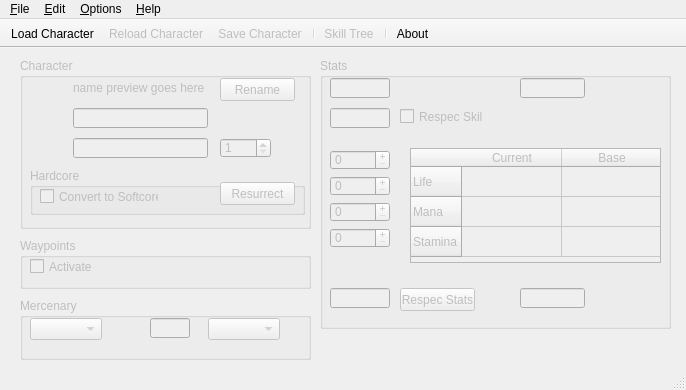
<?xml version='1.0' encoding='UTF-8'?>
<ui version="4.0">
 <class>MedianXLOfflineToolsClass</class>
 <widget class="QMainWindow" name="MedianXLOfflineToolsClass">
  <property name="geometry">
   <rect>
    <x>0</x>
    <y>0</y>
    <width>686</width>
    <height>390</height>
   </rect>
  </property>
  <property name="acceptDrops">
   <bool>true</bool>
  </property>
  <property name="windowIcon">
   <iconset resource="resources/medianxlofflinetools.qrc">
    <normaloff>:/MedianXLOfflineTools/icons/icon.png</normaloff>:/MedianXLOfflineTools/icons/icon.png</iconset>
  </property>
  <property name="unifiedTitleAndToolBarOnMac">
   <bool>true</bool>
  </property>
  <widget class="QWidget" name="centralWidget">
   <widget class="QGroupBox" name="statsGroupBox">
    <property name="enabled">
     <bool>false</bool>
    </property>
    <property name="geometry">
     <rect>
      <x>320</x>
      <y>10</y>
      <width>351</width>
      <height>271</height>
     </rect>
    </property>
    <property name="title">
     <string>Stats</string>
    </property>
    <widget class="QLineEdit" name="freeStatPointsLineEdit">
     <property name="geometry">
      <rect>
       <x>10</x>
       <y>230</y>
       <width>60</width>
       <height>20</height>
      </rect>
     </property>
     <property name="maxLength">
      <number>4</number>
     </property>
     <property name="readOnly">
      <bool>true</bool>
     </property>
    </widget>
    <widget class="QLineEdit" name="freeSkillPointsLineEdit">
     <property name="geometry">
      <rect>
       <x>10</x>
       <y>50</y>
       <width>60</width>
       <height>20</height>
      </rect>
     </property>
     <property name="readOnly">
      <bool>true</bool>
     </property>
    </widget>
    <widget class="QTableWidget" name="statsTableWidget">
     <property name="geometry">
      <rect>
       <x>90</x>
       <y>90</y>
       <width>251</width>
       <height>115</height>
      </rect>
     </property>
     <property name="sizePolicy">
      <sizepolicy hsizetype="Maximum" vsizetype="Maximum">
       <horstretch>0</horstretch>
       <verstretch>0</verstretch>
      </sizepolicy>
     </property>
     <property name="frameShape">
      <enum>QFrame::StyledPanel</enum>
     </property>
     <property name="frameShadow">
      <enum>QFrame::Sunken</enum>
     </property>
     <property name="verticalScrollBarPolicy">
      <enum>Qt::ScrollBarAlwaysOff</enum>
     </property>
     <property name="horizontalScrollBarPolicy">
      <enum>Qt::ScrollBarAlwaysOff</enum>
     </property>
     <property name="autoScroll">
      <bool>true</bool>
     </property>
     <property name="editTriggers">
      <set>QAbstractItemView::NoEditTriggers</set>
     </property>
     <property name="tabKeyNavigation">
      <bool>false</bool>
     </property>
     <property name="showDropIndicator" stdset="0">
      <bool>false</bool>
     </property>
     <property name="alternatingRowColors">
      <bool>false</bool>
     </property>
     <property name="selectionMode">
      <enum>QAbstractItemView::NoSelection</enum>
     </property>
     <property name="gridStyle">
      <enum>Qt::SolidLine</enum>
     </property>
     <property name="cornerButtonEnabled">
      <bool>false</bool>
     </property>
     <attribute name="horizontalHeaderCascadingSectionResizes">
      <bool>false</bool>
     </attribute>
     <attribute name="horizontalHeaderDefaultSectionSize">
      <number>100</number>
     </attribute>
     <attribute name="verticalHeaderCascadingSectionResizes">
      <bool>false</bool>
     </attribute>
     <row>
      <property name="text">
       <string>Life</string>
      </property>
     </row>
     <row>
      <property name="text">
       <string>Mana</string>
      </property>
     </row>
     <row>
      <property name="text">
       <string>Stamina</string>
      </property>
     </row>
     <column>
      <property name="text">
       <string extracomment="life/mana/stamina">Current</string>
      </property>
     </column>
     <column>
      <property name="text">
       <string extracomment="life/mana/stamina">Base</string>
      </property>
     </column>
    </widget>
    <widget class="QLineEdit" name="inventoryGoldLineEdit">
     <property name="geometry">
      <rect>
       <x>10</x>
       <y>20</y>
       <width>60</width>
       <height>20</height>
      </rect>
     </property>
     <property name="readOnly">
      <bool>true</bool>
     </property>
    </widget>
    <widget class="QLineEdit" name="stashGoldLineEdit">
     <property name="geometry">
      <rect>
       <x>200</x>
       <y>20</y>
       <width>65</width>
       <height>20</height>
      </rect>
     </property>
     <property name="readOnly">
      <bool>true</bool>
     </property>
    </widget>
    <widget class="QLineEdit" name="signetsOfLearningEatenLineEdit">
     <property name="geometry">
      <rect>
       <x>200</x>
       <y>230</y>
       <width>65</width>
       <height>20</height>
      </rect>
     </property>
     <property name="readOnly">
      <bool>true</bool>
     </property>
    </widget>
    <widget class="QCheckBox" name="respecSkillsCheckBox">
     <property name="geometry">
      <rect>
       <x>80</x>
       <y>50</y>
       <width>83</width>
       <height>17</height>
      </rect>
     </property>
     <property name="text">
      <string>Respec Skills</string>
     </property>
    </widget>
    <widget class="QSpinBox" name="energySpinBox">
     <property name="geometry">
      <rect>
       <x>10</x>
       <y>170</y>
       <width>60</width>
       <height>20</height>
      </rect>
     </property>
     <property name="buttonSymbols">
      <enum>QAbstractSpinBox::PlusMinus</enum>
     </property>
     <property name="specialValueText">
      <string/>
     </property>
    </widget>
    <widget class="QSpinBox" name="dexteritySpinBox">
     <property name="geometry">
      <rect>
       <x>10</x>
       <y>118</y>
       <width>60</width>
       <height>20</height>
      </rect>
     </property>
     <property name="buttonSymbols">
      <enum>QAbstractSpinBox::PlusMinus</enum>
     </property>
     <property name="specialValueText">
      <string/>
     </property>
    </widget>
    <widget class="QSpinBox" name="strengthSpinBox">
     <property name="geometry">
      <rect>
       <x>10</x>
       <y>92</y>
       <width>60</width>
       <height>20</height>
      </rect>
     </property>
     <property name="buttonSymbols">
      <enum>QAbstractSpinBox::PlusMinus</enum>
     </property>
     <property name="specialValueText">
      <string/>
     </property>
    </widget>
    <widget class="QSpinBox" name="vitalitySpinBox">
     <property name="geometry">
      <rect>
       <x>10</x>
       <y>144</y>
       <width>60</width>
       <height>20</height>
      </rect>
     </property>
     <property name="buttonSymbols">
      <enum>QAbstractSpinBox::PlusMinus</enum>
     </property>
     <property name="specialValueText">
      <string/>
     </property>
    </widget>
    <widget class="QPushButton" name="respecStatsButton">
     <property name="geometry">
      <rect>
       <x>80</x>
       <y>230</y>
       <width>75</width>
       <height>23</height>
      </rect>
     </property>
     <property name="text">
      <string>Respec Stats</string>
     </property>
     <property name="checked">
      <bool>false</bool>
     </property>
    </widget>
    </widget>
   <widget class="QGroupBox" name="characterGroupBox">
    <property name="enabled">
     <bool>false</bool>
    </property>
    <property name="geometry">
     <rect>
      <x>20</x>
      <y>10</y>
      <width>291</width>
      <height>171</height>
     </rect>
    </property>
    <property name="title">
     <string>Character</string>
    </property>
    <widget class="QPushButton" name="renameButton">
     <property name="geometry">
      <rect>
       <x>200</x>
       <y>20</y>
       <width>75</width>
       <height>23</height>
      </rect>
     </property>
     <property name="text">
      <string>Rename</string>
     </property>
    </widget>
    <widget class="QLineEdit" name="classLineEdit">
     <property name="geometry">
      <rect>
       <x>53</x>
       <y>50</y>
       <width>135</width>
       <height>20</height>
      </rect>
     </property>
     <property name="sizePolicy">
      <sizepolicy hsizetype="MinimumExpanding" vsizetype="Fixed">
       <horstretch>0</horstretch>
       <verstretch>0</verstretch>
      </sizepolicy>
     </property>
     <property name="minimumSize">
      <size>
       <width>0</width>
       <height>0</height>
      </size>
     </property>
     <property name="maximumSize">
      <size>
       <width>16777215</width>
       <height>16777215</height>
      </size>
     </property>
     <property name="readOnly">
      <bool>true</bool>
     </property>
    </widget>
    <widget class="QSpinBox" name="levelSpinBox">
     <property name="geometry">
      <rect>
       <x>200</x>
       <y>80</y>
       <width>51</width>
       <height>20</height>
      </rect>
     </property>
     <property name="minimum">
      <number>1</number>
     </property>
     <property name="maximum">
      <number>120</number>
     </property>
     <property name="value">
      <number>1</number>
     </property>
    </widget>
    <widget class="QLineEdit" name="titleLineEdit">
     <property name="geometry">
      <rect>
       <x>53</x>
       <y>80</y>
       <width>135</width>
       <height>20</height>
      </rect>
     </property>
     <property name="sizePolicy">
      <sizepolicy hsizetype="MinimumExpanding" vsizetype="Fixed">
       <horstretch>0</horstretch>
       <verstretch>0</verstretch>
      </sizepolicy>
     </property>
     <property name="minimumSize">
      <size>
       <width>0</width>
       <height>0</height>
      </size>
     </property>
     <property name="maximumSize">
      <size>
       <width>16777215</width>
       <height>16777215</height>
      </size>
     </property>
     <property name="readOnly">
      <bool>true</bool>
     </property>
    </widget>
    <widget class="QGroupBox" name="hardcoreGroupBox">
     <property name="geometry">
      <rect>
       <x>10</x>
       <y>110</y>
       <width>275</width>
       <height>47</height>
      </rect>
     </property>
     <property name="title">
      <string>Hardcore</string>
     </property>
     <widget class="QCheckBox" name="convertToSoftcoreCheckBox">
      <property name="geometry">
       <rect>
        <x>10</x>
        <y>20</y>
        <width>119</width>
        <height>17</height>
       </rect>
      </property>
      <property name="text">
       <string>Convert to Softcore</string>
      </property>
     </widget>
     <widget class="QPushButton" name="resurrectButton">
      <property name="enabled">
       <bool>false</bool>
      </property>
      <property name="geometry">
       <rect>
        <x>190</x>
        <y>14</y>
        <width>75</width>
        <height>23</height>
       </rect>
      </property>
      <property name="text">
       <string>Resurrect</string>
      </property>
     </widget>
    </widget>
    <widget class="QLabel" name="charNamePreviewLabel">
     <property name="geometry">
      <rect>
       <x>53</x>
       <y>20</y>
       <width>135</width>
       <height>20</height>
      </rect>
     </property>
     <property name="text">
      <string notr="true">name preview goes here</string>
     </property>
    </widget>
   </widget>
   <widget class="QGroupBox" name="mercGroupBox">
    <property name="enabled">
     <bool>false</bool>
    </property>
    <property name="geometry">
     <rect>
      <x>20</x>
      <y>250</y>
      <width>291</width>
      <height>62</height>
     </rect>
    </property>
    <property name="sizePolicy">
     <sizepolicy hsizetype="Preferred" vsizetype="Preferred">
      <horstretch>0</horstretch>
      <verstretch>0</verstretch>
     </sizepolicy>
    </property>
    <property name="title">
     <string>Mercenary</string>
    </property>
    <widget class="QComboBox" name="mercTypeComboBox">
     <property name="geometry">
      <rect>
       <x>10</x>
       <y>20</y>
       <width>91</width>
       <height>32</height>
      </rect>
     </property>
     <property name="sizeAdjustPolicy">
      <enum>QComboBox::AdjustToContents</enum>
     </property>
    </widget>
    <widget class="QComboBox" name="mercNameComboBox">
     <property name="geometry">
      <rect>
       <x>188</x>
       <y>20</y>
       <width>91</width>
       <height>32</height>
      </rect>
     </property>
     <property name="sizeAdjustPolicy">
      <enum>QComboBox::AdjustToContents</enum>
     </property>
    </widget>
    <widget class="QLineEdit" name="mercLevelLineEdit">
     <property name="geometry">
      <rect>
       <x>130</x>
       <y>20</y>
       <width>40</width>
       <height>20</height>
      </rect>
     </property>
     <property name="readOnly">
      <bool>true</bool>
     </property>
    </widget>
   </widget>
   <widget class="QGroupBox" name="waypointsGroupBox">
    <property name="enabled">
     <bool>false</bool>
    </property>
    <property name="geometry">
     <rect>
      <x>20</x>
      <y>190</y>
      <width>291</width>
      <height>51</height>
     </rect>
    </property>
    <property name="title">
     <string>Waypoints</string>
    </property>
    <widget class="QCheckBox" name="activateWaypointsCheckBox">
     <property name="geometry">
      <rect>
       <x>10</x>
       <y>20</y>
       <width>63</width>
       <height>17</height>
      </rect>
     </property>
     <property name="text">
      <string>Activate</string>
     </property>
    </widget>
   </widget>
  </widget>
  <widget class="QMenuBar" name="menuBar">
   <property name="geometry">
    <rect>
     <x>0</x>
     <y>0</y>
     <width>686</width>
     <height>24</height>
    </rect>
   </property>
   <property name="nativeMenuBar">
    <bool>true</bool>
   </property>
   <widget class="QMenu" name="menuFile">
    <property name="title">
     <string>&amp;File</string>
    </property>
    <property name="separatorsCollapsible">
     <bool>true</bool>
    </property>
    <widget class="QMenu" name="menuRecentCharacters">
     <property name="title">
      <string>Recent Characters</string>
     </property>
    </widget>
    <addaction name="actionLoadCharacter"/>
    <addaction name="menuRecentCharacters"/>
    <addaction name="actionReloadCharacter"/>
    <addaction name="separator"/>
    <addaction name="actionSaveCharacter"/>
    <addaction name="separator"/>
    <addaction name="actionExit"/>
   </widget>
   <widget class="QMenu" name="menuHelp">
    <property name="title">
     <string>&amp;Help</string>
    </property>
    <addaction name="actionCheckForUpdate"/>
    <addaction name="separator"/>
    <addaction name="actionAbout"/>
    <addaction name="actionAboutQt"/>
   </widget>
   <widget class="QMenu" name="menuEdit">
    <property name="title">
     <string>&amp;Edit</string>
    </property>
    <widget class="QMenu" name="menuHardcore">
     <property name="title">
      <string>Hardcore</string>
     </property>
     <addaction name="actionConvertToSoftcore"/>
     <addaction name="actionResurrect"/>
    </widget>
    <widget class="QMenu" name="menuWaypoints">
     <property name="title">
      <string>Waypoints</string>
     </property>
     <addaction name="actionActivateWaypoints"/>
    </widget>
    <widget class="QMenu" name="menuRespec">
     <property name="title">
      <string>Respec</string>
     </property>
     <addaction name="actionRespecStats"/>
     <addaction name="actionRespecSkills"/>
    </widget>
    <addaction name="actionRename"/>
    <addaction name="menuRespec"/>
    <addaction name="menuWaypoints"/>
    <addaction name="menuHardcore"/>
   </widget>
   <widget class="QMenu" name="menuOptions">
    <property name="title">
     <string>&amp;Options</string>
    </property>
    <widget class="QMenu" name="menuBackupsLimit">
     <property name="title">
      <string>Backups limit</string>
     </property>
     <addaction name="actionBackups1"/>
     <addaction name="actionBackups2"/>
     <addaction name="actionBackups5"/>
     <addaction name="actionBackups10"/>
     <addaction name="actionBackupsUnlimited"/>
    </widget>
    <widget class="QMenu" name="menuBackupNameFormat">
     <property name="title">
      <string>Backup name format</string>
     </property>
     <addaction name="actionBackupFormatReadable"/>
     <addaction name="actionBackupFormatTimestamp"/>
    </widget>
    <addaction name="actionLoadLastUsedCharacter"/>
    <addaction name="actionWarnWhenColoredName"/>
    <addaction name="separator"/>
    <addaction name="actionBackup"/>
    <addaction name="menuBackupsLimit"/>
    <addaction name="menuBackupNameFormat"/>
    <addaction name="separator"/>
    <addaction name="actionCheckFileAssociations"/>
    <addaction name="actionAssociate"/>
    <addaction name="actionOpenFileAssociationUI"/>
    <addaction name="separator"/>
    <addaction name="actionCheckForUpdateOnStart"/>
   </widget>
   <addaction name="menuFile"/>
   <addaction name="menuEdit"/>
   <addaction name="menuOptions"/>
   <addaction name="menuHelp"/>
  </widget>
  <widget class="QToolBar" name="mainToolBar">
   <property name="enabled">
    <bool>true</bool>
   </property>
   <property name="windowTitle">
    <string>Toolbar</string>
   </property>
   <property name="movable">
    <bool>false</bool>
   </property>
   <property name="floatable">
    <bool>false</bool>
   </property>
   <attribute name="toolBarArea">
    <enum>TopToolBarArea</enum>
   </attribute>
   <attribute name="toolBarBreak">
    <bool>false</bool>
   </attribute>
   <addaction name="actionLoadCharacter"/>
   <addaction name="actionReloadCharacter"/>
   <addaction name="actionSaveCharacter"/>
   <addaction name="separator"/>
   <addaction name="actionSkillTree"/>
   <addaction name="separator"/>
   <addaction name="actionAbout"/>
  </widget>
  <widget class="QStatusBar" name="statusBar"/>
  <action name="actionLoadCharacter">
   <property name="icon">
    <iconset resource="resources/medianxlofflinetools.qrc">
     <normaloff>:/MedianXLOfflineTools/icons/open.png</normaloff>:/MedianXLOfflineTools/icons/open.png</iconset>
   </property>
   <property name="text">
    <string>L&amp;oad Character...</string>
   </property>
   <property name="shortcut">
    <string>Ctrl+O</string>
   </property>
   <property name="shortcutContext">
    <enum>Qt::ApplicationShortcut</enum>
   </property>
  </action>
  <action name="actionSaveCharacter">
   <property name="enabled">
    <bool>false</bool>
   </property>
   <property name="icon">
    <iconset resource="resources/medianxlofflinetools.qrc">
     <normaloff>:/MedianXLOfflineTools/icons/save.png</normaloff>:/MedianXLOfflineTools/icons/save.png</iconset>
   </property>
   <property name="text">
    <string>&amp;Save Character</string>
   </property>
   <property name="shortcut">
    <string>Ctrl+S</string>
   </property>
   <property name="shortcutContext">
    <enum>Qt::ApplicationShortcut</enum>
   </property>
  </action>
  <action name="actionExit">
   <property name="text">
    <string>Exit</string>
   </property>
   <property name="menuRole">
    <enum>QAction::QuitRole</enum>
   </property>
  </action>
  <action name="actionAbout">
   <property name="icon">
    <iconset resource="resources/medianxlofflinetools.qrc">
     <normaloff>:/MedianXLOfflineTools/icons/about.png</normaloff>:/MedianXLOfflineTools/icons/about.png</iconset>
   </property>
   <property name="text">
    <string>About</string>
   </property>
   <property name="shortcut">
    <string>F1</string>
   </property>
   <property name="shortcutContext">
    <enum>Qt::ApplicationShortcut</enum>
   </property>
   <property name="menuRole">
    <enum>QAction::AboutRole</enum>
   </property>
  </action>
  <action name="actionAboutQt">
   <property name="icon">
    <iconset resource="resources/medianxlofflinetools.qrc">
     <normaloff>:/MedianXLOfflineTools/icons/qt.png</normaloff>:/MedianXLOfflineTools/icons/qt.png</iconset>
   </property>
   <property name="text">
    <string>About Qt</string>
   </property>
   <property name="iconText">
    <string>About Qt</string>
   </property>
   <property name="toolTip">
    <string>About Qt</string>
   </property>
   <property name="menuRole">
    <enum>QAction::AboutQtRole</enum>
   </property>
  </action>
  <action name="actionRespecStats">
   <property name="checkable">
    <bool>false</bool>
   </property>
   <property name="enabled">
    <bool>false</bool>
   </property>
   <property name="text">
    <string>Respec Stats</string>
   </property>
   <property name="shortcut">
    <string>F5</string>
   </property>
  </action>
  <action name="actionRespecSkills">
   <property name="checkable">
    <bool>true</bool>
   </property>
   <property name="enabled">
    <bool>false</bool>
   </property>
   <property name="text">
    <string>Respec Skills</string>
   </property>
   <property name="shortcut">
    <string>F6</string>
   </property>
  </action>
  <action name="actionActivateWaypoints">
   <property name="checkable">
    <bool>true</bool>
   </property>
   <property name="enabled">
    <bool>false</bool>
   </property>
   <property name="text">
    <string>Activate Waypoints</string>
   </property>
   <property name="shortcut">
    <string>F7</string>
   </property>
  </action>
  <action name="actionRename">
   <property name="enabled">
    <bool>false</bool>
   </property>
   <property name="text">
    <string>Rename</string>
   </property>
   <property name="shortcut">
    <string>Alt+N</string>
   </property>
  </action>
  <action name="actionReloadCharacter">
   <property name="enabled">
    <bool>false</bool>
   </property>
   <property name="icon">
    <iconset resource="resources/medianxlofflinetools.qrc">
     <normaloff>:/MedianXLOfflineTools/icons/reload.png</normaloff>:/MedianXLOfflineTools/icons/reload.png</iconset>
   </property>
   <property name="text">
    <string>&amp;Reload Character</string>
   </property>
   <property name="shortcut">
    <string>Ctrl+R</string>
   </property>
   <property name="shortcutContext">
    <enum>Qt::ApplicationShortcut</enum>
   </property>
  </action>
  <action name="actionConvertToSoftcore">
   <property name="checkable">
    <bool>true</bool>
   </property>
   <property name="enabled">
    <bool>false</bool>
   </property>
   <property name="text">
    <string>Convert to Softcore</string>
   </property>
  </action>
  <action name="actionResurrect">
   <property name="enabled">
    <bool>false</bool>
   </property>
   <property name="text">
    <string>Resurrect</string>
   </property>
  </action>
  <action name="actionToolbar">
   <property name="checkable">
    <bool>true</bool>
   </property>
   <property name="text">
    <string>Toolbar</string>
   </property>
  </action>
  <action name="actionLoadLastUsedCharacter">
   <property name="checkable">
    <bool>true</bool>
   </property>
   <property name="checked">
    <bool>true</bool>
   </property>
   <property name="text">
    <string>Load last used character</string>
   </property>
  </action>
  <action name="actionBackup">
   <property name="checkable">
    <bool>true</bool>
   </property>
   <property name="checked">
    <bool>true</bool>
   </property>
   <property name="text">
    <string>Make backups before saving</string>
   </property>
  </action>
  <action name="actionWarnWhenColoredName">
   <property name="checkable">
    <bool>true</bool>
   </property>
   <property name="checked">
    <bool>true</bool>
   </property>
   <property name="text">
    <string>Warn when new name has color</string>
   </property>
   <property name="statusTip">
    <string>Show confirmation dialog when using color in new name</string>
   </property>
  </action>
  <action name="actionCheckFileAssociations">
   <property name="checkable">
    <bool>true</bool>
   </property>
   <property name="checked">
    <bool>true</bool>
   </property>
   <property name="text">
    <string>Check file associations on start</string>
   </property>
  </action>
  <action name="actionAssociate">
   <property name="text">
    <string>Associate with .d2s files</string>
   </property>
  </action>
  <action name="actionCheckForUpdateOnStart">
   <property name="checkable">
    <bool>true</bool>
   </property>
   <property name="checked">
    <bool>true</bool>
   </property>
   <property name="text">
    <string>Check for update on start</string>
   </property>
  </action>
  <action name="actionCheckForUpdate">
   <property name="text">
    <string>Check for Update</string>
   </property>
  </action>
  <action name="actionBackups1">
   <property name="checkable">
    <bool>true</bool>
   </property>
   <property name="text">
    <string>1</string>
   </property>
  </action>
  <action name="actionBackups2">
   <property name="checkable">
    <bool>true</bool>
   </property>
   <property name="text">
    <string>2</string>
   </property>
  </action>
  <action name="actionBackups5">
   <property name="checkable">
    <bool>true</bool>
   </property>
   <property name="checked">
    <bool>true</bool>
   </property>
   <property name="text">
    <string>5</string>
   </property>
  </action>
  <action name="actionBackups10">
   <property name="checkable">
    <bool>true</bool>
   </property>
   <property name="text">
    <string>10</string>
   </property>
  </action>
  <action name="actionBackupsUnlimited">
   <property name="checkable">
    <bool>true</bool>
   </property>
   <property name="text">
    <string>Unlimited</string>
   </property>
  </action>
  <action name="actionBackupFormatReadable">
   <property name="checkable">
    <bool>true</bool>
   </property>
   <property name="checked">
    <bool>true</bool>
   </property>
  </action>
  <action name="actionBackupFormatTimestamp">
   <property name="checkable">
    <bool>true</bool>
   </property>
  </action>
  <action name="actionOpenFileAssociationUI">
   <property name="text">
    <string>Open file association UI</string>
   </property>
  </action>
  <action name="actionSkillTree">
   <property name="enabled">
    <bool>false</bool>
   </property>
   <property name="text">
    <string>Skill Tree</string>
   </property>
   <property name="shortcut">
    <string>Ctrl+T</string>
   </property>
  </action>
 </widget>
 <layoutdefault spacing="6" margin="11"/>
 <resources>
  <include location="resources/medianxlofflinetools.qrc"/>
 </resources>
 <connections>
  <connection>
   <sender>actionExit</sender>
   <signal>triggered()</signal>
   <receiver>MedianXLOfflineToolsClass</receiver>
   <slot>close()</slot>
   <hints>
    <hint type="sourcelabel">
     <x>-1</x>
     <y>-1</y>
    </hint>
    <hint type="destinationlabel">
     <x>299</x>
     <y>199</y>
    </hint>
   </hints>
  </connection>
  <connection>
   <sender>actionRespecSkills</sender>
   <signal>triggered(bool)</signal>
   <receiver>respecSkillsCheckBox</receiver>
   <slot>setChecked(bool)</slot>
   <hints>
    <hint type="sourcelabel">
     <x>-1</x>
     <y>-1</y>
    </hint>
    <hint type="destinationlabel">
     <x>482</x>
     <y>131</y>
    </hint>
   </hints>
  </connection>
  <connection>
   <sender>actionActivateWaypoints</sender>
   <signal>triggered(bool)</signal>
   <receiver>activateWaypointsCheckBox</receiver>
   <slot>setChecked(bool)</slot>
   <hints>
    <hint type="sourcelabel">
     <x>-1</x>
     <y>-1</y>
    </hint>
    <hint type="destinationlabel">
     <x>92</x>
     <y>281</y>
    </hint>
   </hints>
  </connection>
  <connection>
   <sender>respecSkillsCheckBox</sender>
   <signal>toggled(bool)</signal>
   <receiver>actionRespecSkills</receiver>
   <slot>setChecked(bool)</slot>
   <hints>
    <hint type="sourcelabel">
     <x>482</x>
     <y>131</y>
    </hint>
    <hint type="destinationlabel">
     <x>-1</x>
     <y>-1</y>
    </hint>
   </hints>
  </connection>
  <connection>
   <sender>activateWaypointsCheckBox</sender>
   <signal>toggled(bool)</signal>
   <receiver>actionActivateWaypoints</receiver>
   <slot>setChecked(bool)</slot>
   <hints>
    <hint type="sourcelabel">
     <x>92</x>
     <y>281</y>
    </hint>
    <hint type="destinationlabel">
     <x>-1</x>
     <y>-1</y>
    </hint>
   </hints>
  </connection>
  <connection>
   <sender>actionRespecStats</sender>
   <signal>triggered()</signal>
   <receiver>respecStatsButton</receiver>
   <slot>click()</slot>
   <hints>
    <hint type="sourcelabel">
     <x>-1</x>
     <y>-1</y>
    </hint>
    <hint type="destinationlabel">
     <x>467</x>
     <y>317</y>
    </hint>
   </hints>
  </connection>
  <connection>
   <sender>actionResurrect</sender>
   <signal>triggered()</signal>
   <receiver>resurrectButton</receiver>
   <slot>click()</slot>
   <hints>
    <hint type="sourcelabel">
     <x>-1</x>
     <y>-1</y>
    </hint>
    <hint type="destinationlabel">
     <x>257</x>
     <y>211</y>
    </hint>
   </hints>
  </connection>
  <connection>
   <sender>actionConvertToSoftcore</sender>
   <signal>triggered(bool)</signal>
   <receiver>convertToSoftcoreCheckBox</receiver>
   <slot>setChecked(bool)</slot>
   <hints>
    <hint type="sourcelabel">
     <x>-1</x>
     <y>-1</y>
    </hint>
    <hint type="destinationlabel">
     <x>99</x>
     <y>211</y>
    </hint>
   </hints>
  </connection>
  <connection>
   <sender>convertToSoftcoreCheckBox</sender>
   <signal>clicked(bool)</signal>
   <receiver>actionConvertToSoftcore</receiver>
   <slot>setChecked(bool)</slot>
   <hints>
    <hint type="sourcelabel">
     <x>99</x>
     <y>211</y>
    </hint>
    <hint type="destinationlabel">
     <x>-1</x>
     <y>-1</y>
    </hint>
   </hints>
  </connection>
  </connections>
</ui>
